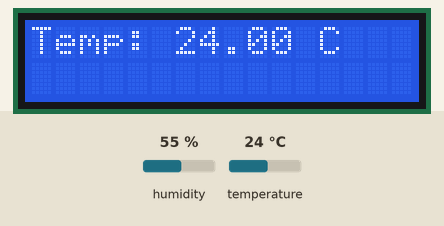
Simulated run of this sketch. Board: ESP32. Shown: 16×2 character LCD. Inputs (shaded band) come from the test bench; at power-on: temperature 24 °C, humidity 55 %. WiFi joins after 1.5 s; servers stay silent unless stated; what the sketch prints to the serial monitor is not drawn.

Above: at 1.2 s.
1.3 s: temperature set to 12 °C
At 2.7 s:
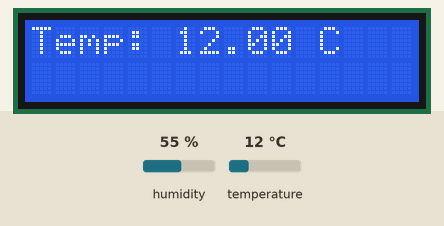
6.6 s: temperature set to 19 °C
At 8.9 s:
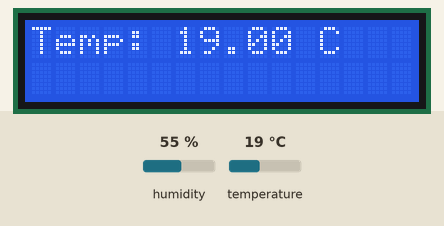
9.7 s: temperature set to 28 °C
At 10.6 s:
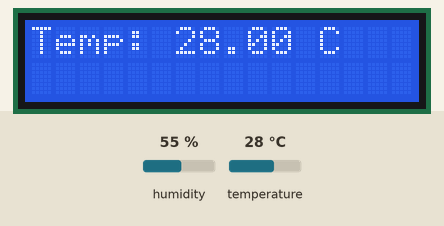
Timing chart, 0 to 12.7 s (numbered marks = the images above; inputs shaded):
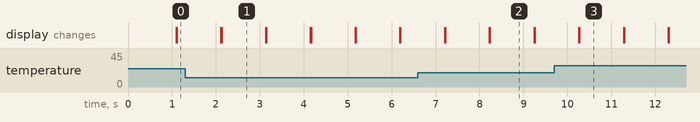

The sketch:

sketch.ino
```cpp
#include <WiFi.h>
#include <Wire.h>
#include <LiquidCrystal_I2C.h>
#include "DHT.h"

LiquidCrystal_I2C LCD(0x27, 16, 2);
#define DHTPIN 14
#define DHTTYPE DHT22
DHT dht(DHTPIN, DHTTYPE);

void setup() {
  Serial.begin(9600);
  LCD.init();
  LCD.backlight();

  WiFi.begin("Wokwi-GUEST", "", 6);
  LCD.clear();
  LCD.print("Online");
  dht.begin();
}

void loop() {
  float t = dht.readTemperature();

  if (isnan(t)) {
    Serial.println("Failed to read from DHT sensor!");
    return;
  }

  Serial.printf("Temperature: %.2f°C\n", t);

  LCD.setCursor(0, 0);
  LCD.printf("Temp: %.2f C", t);

  delay(1000);
  LCD.clear();
}
```

Measured:
- after the input at 1.3 s, the display: first differs from a run without the input after 0.83 s (image 1)
- after the input at 6.6 s, the display: first differs from a run without the input after 1.6 s (image 2)
- after the input at 9.7 s, the display: first differs from a run without the input after 0.57 s (image 3)
- what the display in image 1 shows lasts 1.0 s, from 2.1 s to 3.1 s
